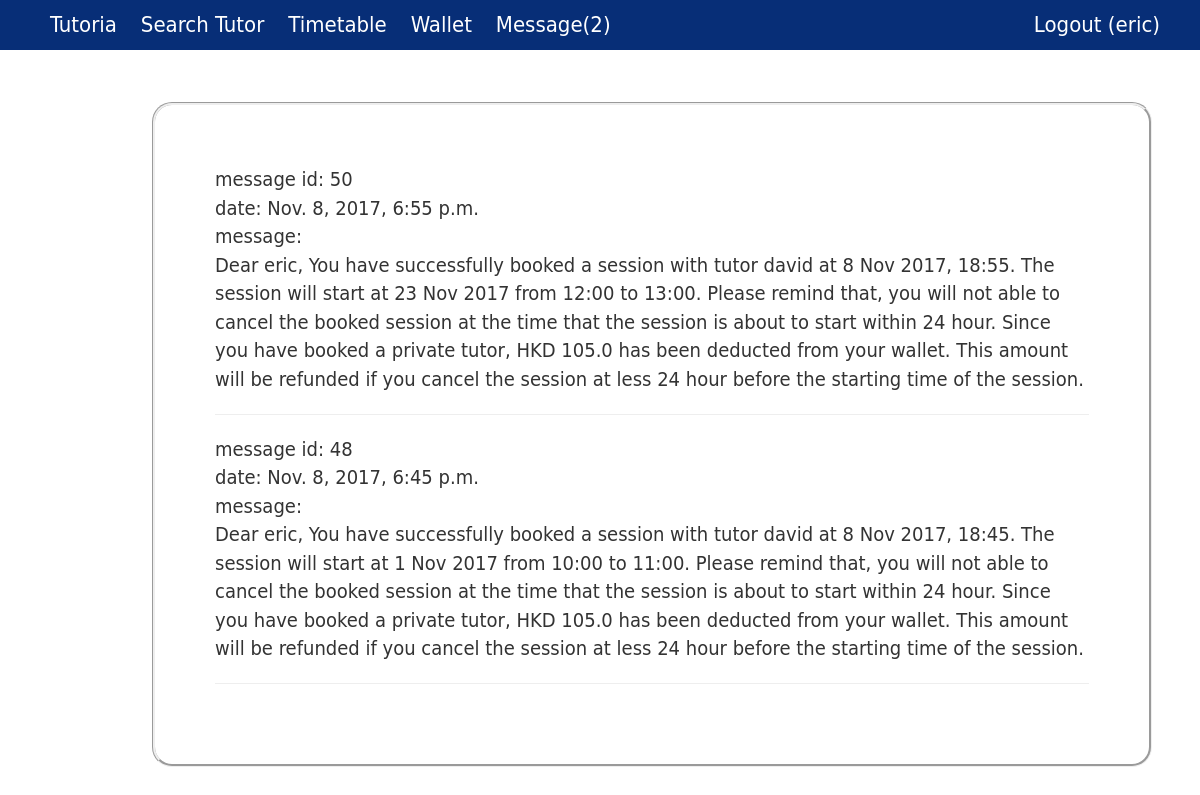
/message/ (signed in), run on an earlier commit of the app's database.
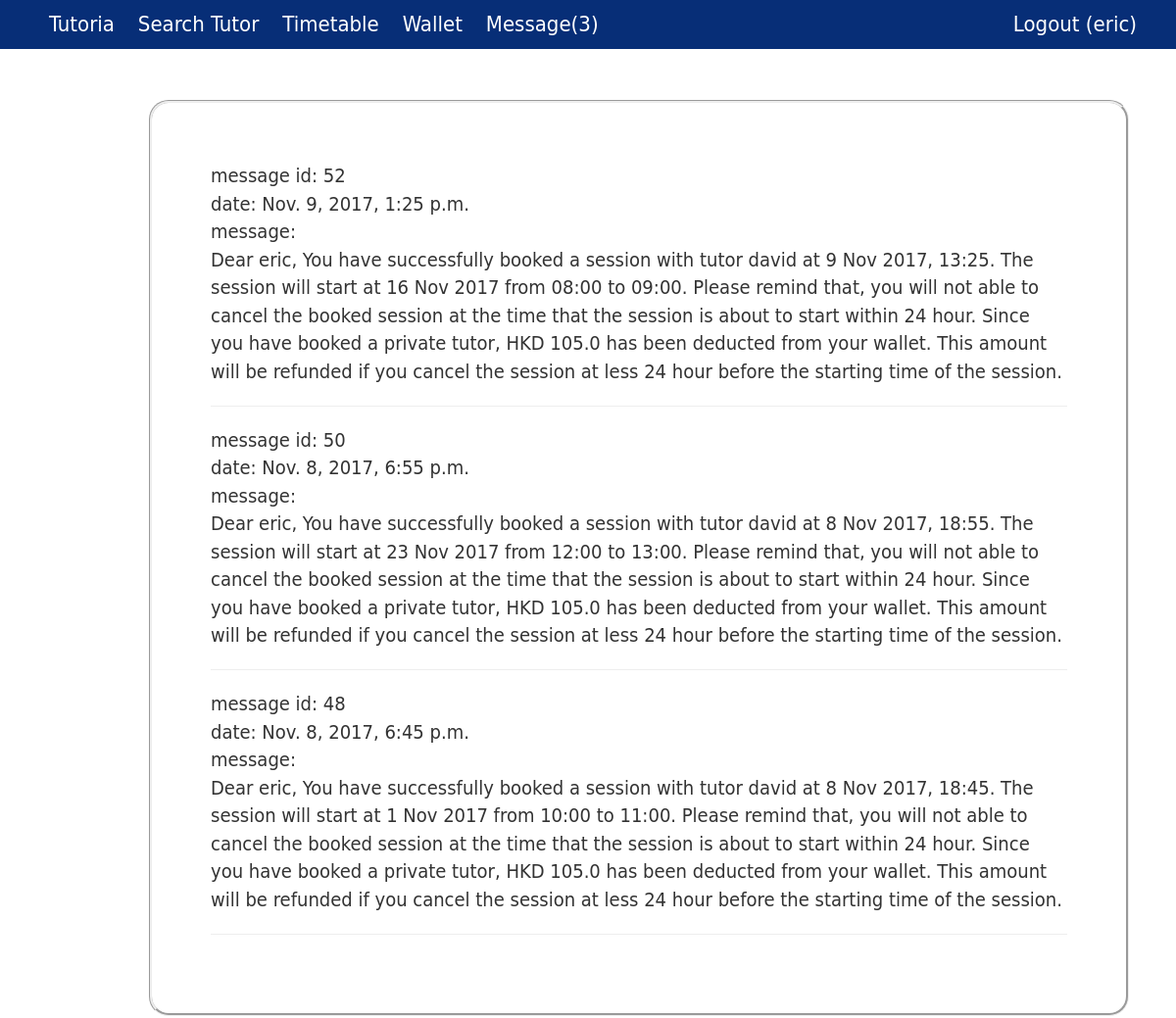
And on a later commit of the database.
### core/models.py (models this page shows, shortened)
class Profile(models.Model):
    user = models.OneToOneField(User, on_delete=models.CASCADE)
    phone = models.CharField(max_length=20)
    user_type =  models.ForeignKey(UserType)
    wallet = models.OneToOneField(Wallet)
    @property
    def hasNotification(self):
        return len(Notification.objects.filter(profile=self))>0
    @property
    def getNotificationNum(self):
        return len(Notification.objects.filter(profile=self))

class Notification(models.Model):
    profile = models.ForeignKey(Profile, on_delete=models.CASCADE)
    message = models.CharField(max_length=1000)
    date = models.DateTimeField()
    checked_date = models.DateTimeField(null=True, blank=True)

### core/views.py (the view)
# urls.py: url(r'^message/$', views.notification, name='view_notification'),
def notification(request):
    notif_list = Notification.objects.filter(profile=request.user.profile).order_by('-date')
    context={'list':notif_list}
    return render(request, 'notification.html', context)

### core/templates/notification.html (shortened to what this page needs)
{% extends 'base.html' %}
{% block content %}
    {% if list %}
    {% for each in list %}
        <div id="msg_{{each.id}}"+>
            <p>
                message id: {{each.id}} <br/>
                date: {{each.date}}<br/>
                message: <br/>
                {{each.message}}
            </p>
        </div>
        <hr/>
    {% endfor %}
    {% else %}
    <h2>No message yet.</h2>
    {% endif %}
{% endblock %}

### core/templates/base.html (shortened to what this page needs)
{% load static %}
<!DOCTYPE html>
<html>
<head>
    <link rel="stylesheet" href="https://maxcdn.bootstrapcdn.com/bootstrap/3.3.7/css/bootstrap.min.css">
    <link rel="stylesheet" href="{% static 'css/base.css' %}">
</head>
<body>
    <div id="wrapper">
        <header>
            <nav id="navigation">
                <ul>
                    <a href="{% url 'homepage' %}">
                        <li>Tutoria</li>
                    </a>
                    {% if user.is_authenticated %}
                    <a href="{% url 'search_tutor' %}">
                        <li>Search Tutor</li>
                    </a>
                    <a href="{% url 'view_timetable' %}">
                        <li>Timetable</li>
                    </a>
                    <a href="{% url 'view_wallet' %}">
                        <li>Wallet</li>
                    </a>
                    <a href="{% url 'view_notification' %}">
                        {%if user.profile.hasNotification %}
                        <li>Message({{user.profile.getNotificationNum}})</li>
                        {% else %}
                        <li>Message</li>
                        {% endif %}
                    </a>
                    <a href="{% url 'logout' %}" id="logoutButton" class="pull-right">
                        <li>Logout ({{ user.username }}) </li>
                    </a>
                    {% endif %}
                </ul>
            </nav>
        </header>
        <div id="main">
            <article>
                <section class="box">
                    {% block content %} {% endblock %}
        </div>
    </div>
</body>
</html>

What changed in the data, as far as the page shows it:
added Notification: id "52", date "Nov. 9, 2017, 1:25 p.m.", message "Dear eric, You have successfully booked a session with tutor david at 9 Nov 2017, 13:25. The session will start at 16 Nov 2017 from 08:00 to 09:00. Please remind that, you will not able to cancel the booked session at the time that the session is about to start within 24 hour. Since you have booked a private tutor, HKD 105.0 has been deducted from your wallet. This amount will be refunded if you cancel the session at less 24 hour before the starting time of the session."
Also different on the page:
{{ user.profile.getNotificationNum }}: "2" → "3"
